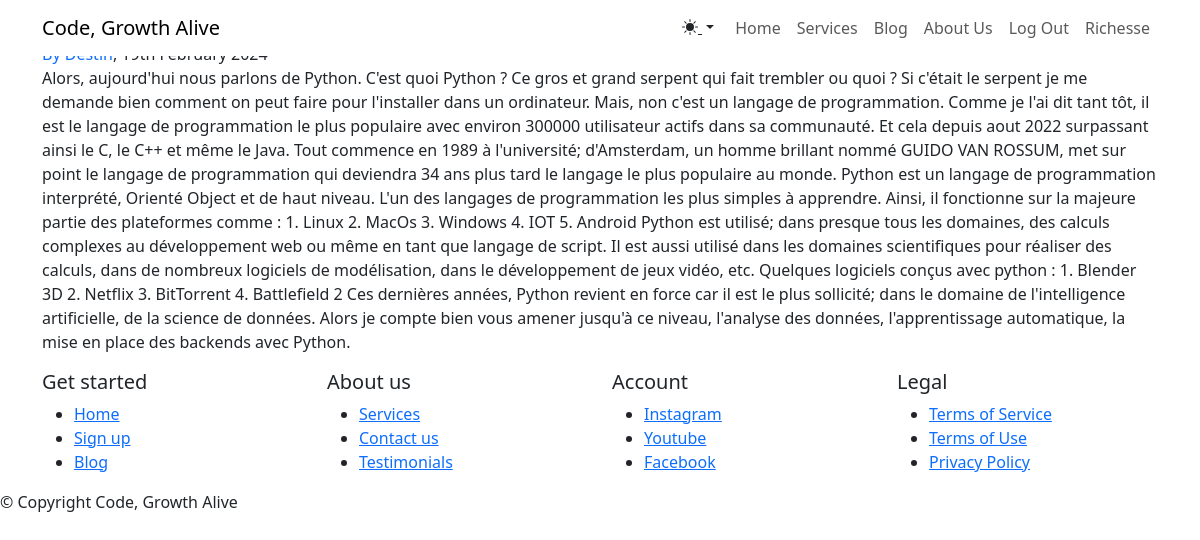
Page /article/2 (signed in) on the committed database.
### user/models.py (models this page shows)
class User(AbstractUser):
    class Role(models.TextChoices):
        SIMPLE = "Simple", "Simple"
        TEAM = "Team", "Team"
        ADMIN = "Admin", "Admin"
        CA = "CA", "CA"
        COMPT = "Compt", "Compt"
    base_role = Role.SIMPLE
    role = models.CharField(max_length=20, choices=Role.choices, default=base_role)
    thumbnail = models.ImageField(blank=True, null=True, upload_to='users')
    position = models.CharField(max_length=50, blank=True, null=True)
    facebook_link = models.URLField(blank=True, null=True)
    twitter_link = models.URLField(blank=True, null=True)
    instagram_link = models.URLField(blank=True, null=True)
    linkedIn_link = models.URLField(blank=True, null=True)

### blog/models.py (models this page shows, shortened)
class Article(models.Model):
    class Lang(models.TextChoices):
        FR = "Fr", "Fr"
        EN = "En", "En"
    lang_role = Lang.FR
    language = models.CharField(_('language'), max_length=20, choices=Lang.choices)
    title = models.CharField(_('title'), max_length=255)
    tag = models.CharField(_('tag'), max_length=500)
    slug = models.SlugField(_('slug'), blank=True, null=True)
    content = MDTextField(_('content'))
    created_at = models.DateTimeField(_('created_at'), auto_now_add=True)
    likes = models.IntegerField(default=0)
    author = models.ForeignKey(AUTH_USER_MODEL, related_name='article', on_delete=models.CASCADE)
    picture = models.ImageField(blank=True, null=True, upload_to='articles')
    prepopulated_fields = {'slug': ('title',)}

### blog/views.py (the view)
# urls.py: path("article/<int:id>", article, name="article"),
def article(request, id):
    art = Article.objects.get(id=id)
    return render(request, 'blog/article.html', {'art':art})

### blog/templates/blog/article.html (shortened to what this page needs)
{% extends 'general/base.html' %}
{% load static %}
{% block content %}
<main class="page blog-post">
    <section class="clean-block clean-post dark">
        <div class="container">
            <div class="block-content">
                <div class="post-body">
                    <h3>{{ art.title }}</h3>
                    <div class="post-info"><a href="{% url 'user' art.author.id %}" style="text-decoration-line: none;"><span>By {{ art.author.username }}</span></a><span>, {{ art.created_at | date:"jS F Y" }}</span></div>
                    <p>{{ art.content }}</p>
                </div>
            </div>
        </div>
    </section>
</main>
{% endblock %}

### general/templates/general/base.html (shortened to what this page needs)
{% load static %}
<!DOCTYPE html>
<html data-bs-theme="auto" lang="en">
<head>
    <link rel="stylesheet" href="{% static 'bootstrap/css/bootstrap.min.css' %}">
    <link rel="stylesheet" href="{% static 'css/Montserrat.css' %}">
    <link rel="stylesheet" href="{% static 'fonts/simple-line-icons.min.css' %}">
    <link rel="stylesheet" href="{% static 'css/baguetteBox.min.css' %}">
    <link rel="stylesheet" href="{% static 'css/vanilla-zoom.min.css' %}">
    <link rel="stylesheet" href="https://cdn.jsdelivr.net/npm/bootstrap-icons@1.5.0/font/bootstrap-icons.css">
</head>
<body>
    <nav class="navbar navbar-expand-lg fixed-top bg-body clean-navbar navbar-light">
        <div class="container"><a class="navbar-brand logo" href="{% url 'home' %}">Code, Growth Alive</a>
            <div class="collapse navbar-collapse" id="navcol-1">
                <ul class="navbar-nav ms-auto">
                    <li class="nav-item">
                        <div class="theme-switcher dropdown">
                            <button class="btn btn-link dropdown-toggle" aria-expanded="false" data-bs-toggle="dropdown" type="button" style="color: var(--bs-body-color);">
                            </button>
                            </div>
                    </li>
                    <li class="nav-item"><a class="nav-link" href="{% url 'home' %}">Home</a></li>
                    <li class="nav-item"><a class="nav-link" href="{% url 'services' %}">Services</a></li>
                    <li class="nav-item"><a class="nav-link" href="{% url 'articles' %}">Blog</a></li>
                    <li class="nav-item"><a class="nav-link" href="{% url 'about-us' %}">About Us</a></li>
                    <li class="nav-item">
                        {% if user.is_authenticated %}
                        <a class="nav-link" href="{% url 'logout' %}">Log Out</a>
                        {% else %}
                        <a class="nav-link" href="{% url 'login' %}">Log In</a>
                        {% endif %}
                    </li>
                    {% if user.is_authenticated %}
                    <li class="nav-item"><a class="nav-link" href="{% url 'user' user.id %}">{{ user.username }}</a></li>
                    {% endif %}
                </ul>
            </div>
        </div>
    </nav>
    {% block content %}
    {% load i18n %}
    {% endblock %}
    <footer class="page-footer dark">
        <div class="container">
            <div class="row">
                <div class="col-sm-3">
                    <h5>Get started</h5>
                    <ul>
                        <li><a href="{% url 'home' %}">Home</a></li>
                        <li><a href="{% url 'signup' %}">Sign up</a></li>
                        <li><a href="{% url 'articles' %}">Blog</a></li>
                    </ul>
                </div>
                <div class="col-sm-3">
                    <h5>About us</h5>
                    <ul>
                        <li><a href="{% url 'services' %}">Services</a></li>
                        <li><a href="{% url 'contact-us' %}">Contact us</a></li>
                        <li><a href="#">Testimonials</a></li>
                    </ul>
                </div>
                <div class="col-sm-3">
                    <h5>Account</h5>
                    <ul>
                        <li><a href="https://www.instagram.com/codegrowthalive__0?igsh=OGQ5ZDc2ODk2ZA==">Instagram</a></li>
                        <li><a href="https://youtube.com/@codeGrowthAlive?si=o2Qnav7zVML8ERn1">Youtube</a></li>
                        <li><a href="https://www.facebook.com/profile.php?id=61555082451303&mibextid=JRoKGi">Facebook</a></li>
                    </ul>
                </div>
                <div class="col-sm-3">
                    <h5>Legal</h5>
                    <ul>
                        <li><a href="#">Terms of Service</a></li>
                        <li><a href="#">Terms of Use</a></li>
                        <li><a href="#">Privacy Policy</a></li>
                    </ul>
                </div>
            </div>
        </div>
        <div class="footer-copyright">
            <p>© {{ year }} Copyright Code, Growth Alive</p>
        </div>
    </footer>
</body>
</html>

### rows in the picture
User: username "Richesse"
Article: content "Alors, aujourd'hui nous parlons de Python. C'est quoi Python ? Ce gros et grand serpent qui fait trembler ou quoi ? Si c'était le serpent je me demande bien comment on peut faire pour l'installer dans un ordinateur. Mais, non c'est un langage de programmation. Comme je l'ai dit tant tôt, il est le langage de programmation le plus populaire avec environ 300000 utilisateur actifs dans sa communauté. Et cela depuis aout 2022 surpassant ainsi le C, le C++ et même le Java. Tout commence en 1989 à l'université; d'Amsterdam, un homme brillant nommé GUIDO VAN ROSSUM, met sur point le langage de programmation qui deviendra 34 ans plus tard le langage le plus populaire au monde. Python est un langage…"
